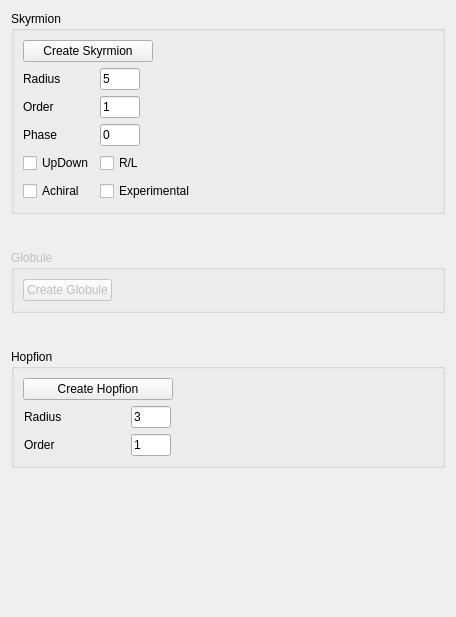
         <widget class="QWidget" name="page">
          <property name="geometry">
           <rect>
            <x>0</x>
            <y>0</y>
            <width>456</width>
            <height>617</height>
           </rect>
          </property>
          <property name="minimumSize">
           <size>
            <width>0</width>
            <height>400</height>
           </size>
          </property>
          <attribute name="label">
           <string>Localised States</string>
          </attribute>
          <layout class="QGridLayout" name="gridLayout_3">
           <item row="0" column="0">
            <widget class="QGroupBox" name="groupBox_skyrmion">
             <property name="enabled">
              <bool>true</bool>
             </property>
             <property name="minimumSize">
              <size>
               <width>0</width>
               <height>0</height>
              </size>
             </property>
             <property name="title">
              <string>Skyrmion</string>
             </property>
             <layout class="QGridLayout" name="gridLayout_4">
              <item row="1" column="0">
               <layout class="QGridLayout" name="gridLayout_7">
                <item row="1" column="0">
                 <widget class="QLabel" name="label_sky_order">
                  <property name="minimumSize">
                   <size>
                    <width>0</width>
                    <height>22</height>
                   </size>
                  </property>
                  <property name="maximumSize">
                   <size>
                    <width>100</width>
                    <height>16777215</height>
                   </size>
                  </property>
                  <property name="text">
                   <string>Order</string>
                  </property>
                 </widget>
                </item>
                <item row="3" column="0">
                 <widget class="QCheckBox" name="checkBox_skyrmion_UpDown">
                  <property name="minimumSize">
                   <size>
                    <width>0</width>
                    <height>22</height>
                   </size>
                  </property>
                  <property name="text">
                   <string>UpDown</string>
                  </property>
                 </widget>
                </item>
                <item row="1" column="1">
                 <widget class="QLineEdit" name="lineEdit_skyrmion_order">
                  <property name="sizePolicy">
                   <sizepolicy hsizetype="Expanding" vsizetype="Fixed">
                    <horstretch>0</horstretch>
                    <verstretch>0</verstretch>
                   </sizepolicy>
                  </property>
                  <property name="minimumSize">
                   <size>
                    <width>0</width>
                    <height>22</height>
                   </size>
                  </property>
                  <property name="maximumSize">
                   <size>
                    <width>40</width>
                    <height>16777215</height>
                   </size>
                  </property>
                  <property name="baseSize">
                   <size>
                    <width>30</width>
                    <height>0</height>
                   </size>
                  </property>
                  <property name="text">
                   <string>1</string>
                  </property>
                 </widget>
                </item>
                <item row="3" column="1">
                 <widget class="QCheckBox" name="checkBox_skyrmion_RL">
                  <property name="minimumSize">
                   <size>
                    <width>0</width>
                    <height>20</height>
                   </size>
                  </property>
                  <property name="text">
                   <string>R/L</string>
                  </property>
                 </widget>
                </item>
                <item row="2" column="0">
                 <widget class="QLabel" name="label_sky_phase">
                  <property name="minimumSize">
                   <size>
                    <width>0</width>
                    <height>22</height>
                   </size>
                  </property>
                  <property name="maximumSize">
                   <size>
                    <width>100</width>
                    <height>16777215</height>
                   </size>
                  </property>
                  <property name="text">
                   <string>Phase</string>
                  </property>
                 </widget>
                </item>
                <item row="0" column="1">
                 <widget class="QLineEdit" name="lineEdit_skyrmion_radius">
                  <property name="minimumSize">
                   <size>
                    <width>0</width>
                    <height>22</height>
                   </size>
                  </property>
                  <property name="maximumSize">
                   <size>
                    <width>40</width>
                    <height>16777215</height>
                   </size>
                  </property>
                  <property name="text">
                   <string>5</string>
                  </property>
                 </widget>
                </item>
                <item row="4" column="1">
                 <widget class="QCheckBox" name="checkBox_skyrmion_experimental">
                  <property name="minimumSize">
                   <size>
                    <width>0</width>
                    <height>22</height>
                   </size>
                  </property>
                  <property name="text">
                   <string>Experimental</string>
                  </property>
                 </widget>
                </item>
                <item row="2" column="1">
                 <widget class="QLineEdit" name="lineEdit_skyrmion_phase">
                  <property name="sizePolicy">
                   <sizepolicy hsizetype="Expanding" vsizetype="Fixed">
                    <horstretch>0</horstretch>
                    <verstretch>0</verstretch>
                   </sizepolicy>
                  </property>
                  <property name="minimumSize">
                   <size>
                    <width>0</width>
                    <height>22</height>
                   </size>
                  </property>
                  <property name="maximumSize">
                   <size>
                    <width>40</width>
                    <height>16777215</height>
                   </size>
                  </property>
                  <property name="baseSize">
                   <size>
                    <width>30</width>
                    <height>0</height>
                   </size>
                  </property>
                  <property name="text">
                   <string>0</string>
                  </property>
                 </widget>
                </item>
                <item row="4" column="0">
                 <widget class="QCheckBox" name="checkBox_skyrmion_achiral">
                  <property name="minimumSize">
                   <size>
                    <width>0</width>
                    <height>20</height>
                   </size>
                  </property>
                  <property name="text">
                   <string>Achiral</string>
                  </property>
                 </widget>
                </item>
                <item row="0" column="0">
                 <widget class="QLabel" name="label_10">
                  <property name="minimumSize">
                   <size>
                    <width>50</width>
                    <height>20</height>
                   </size>
                  </property>
                  <property name="maximumSize">
                   <size>
                    <width>35</width>
                    <height>16777215</height>
                   </size>
                  </property>
                  <property name="text">
                   <string>Radius</string>
                  </property>
                 </widget>
                </item>
               </layout>
              </item>
              <item row="0" column="0">
               <widget class="QPushButton" name="pushButton_skyrmion">
                <property name="minimumSize">
                 <size>
                  <width>130</width>
                  <height>20</height>
                 </size>
                </property>
                <property name="maximumSize">
                 <size>
                  <width>100</width>
                  <height>16777215</height>
                 </size>
                </property>
                <property name="text">
                 <string>Create Skyrmion</string>
                </property>
               </widget>
              </item>
              <item row="0" column="2">
               <spacer name="horizontalSpacer">
                <property name="orientation">
                 <enum>Qt::Horizontal</enum>
                </property>
                <property name="sizeHint" stdset="0">
                 <size>
                  <width>80</width>
                  <height>20</height>
                 </size>
                </property>
               </spacer>
              </item>
             </layout>
            </widget>
           </item>
           <item row="5" column="0">
            <widget class="QGroupBox" name="groupBox_hopfion">
             <property name="enabled">
              <bool>true</bool>
             </property>
             <property name="minimumSize">
              <size>
               <width>0</width>
               <height>0</height>
              </size>
             </property>
             <property name="title">
              <string>Hopfion</string>
             </property>
             <layout class="QGridLayout" name="gridLayout_56">
              <item row="0" column="0">
               <widget class="QPushButton" name="pushButton_hopfion">
                <property name="minimumSize">
                 <size>
                  <width>150</width>
                  <height>0</height>
                 </size>
                </property>
                <property name="maximumSize">
                 <size>
                  <width>100</width>
                  <height>16777215</height>
                 </size>
                </property>
                <property name="text">
                 <string>Create Hopfion</string>
                </property>
               </widget>
              </item>
              <item row="0" column="2">
               <spacer name="horizontalSpacer_4">
                <property name="orientation">
                 <enum>Qt::Horizontal</enum>
                </property>
                <property name="sizeHint" stdset="0">
                 <size>
                  <width>40</width>
                  <height>20</height>
                 </size>
                </property>
               </spacer>
              </item>
              <item row="1" column="0">
               <layout class="QGridLayout" name="gridLayout_57">
                <item row="0" column="1">
                 <widget class="QLineEdit" name="lineEdit_hopfion_radius">
                  <property name="enabled">
                   <bool>true</bool>
                  </property>
                  <property name="maximumSize">
                   <size>
                    <width>40</width>
                    <height>16777215</height>
                   </size>
                  </property>
                  <property name="text">
                   <string>3</string>
                  </property>
                 </widget>
                </item>
                <item row="0" column="0">
                 <widget class="QLabel" name="label_50">
                  <property name="maximumSize">
                   <size>
                    <width>100</width>
                    <height>16777215</height>
                   </size>
                  </property>
                  <property name="text">
                   <string>Radius</string>
                  </property>
                 </widget>
                </item>
                <item row="1" column="0">
                 <widget class="QLabel" name="label_54">
                  <property name="maximumSize">
                   <size>
                    <width>100</width>
                    <height>16777215</height>
                   </size>
                  </property>
                  <property name="text">
                   <string>Order</string>
                  </property>
                 </widget>
                </item>
                <item row="1" column="1">
                 <widget class="QLineEdit" name="lineEdit_hopfion_order">
                  <property name="maximumSize">
                   <size>
                    <width>40</width>
                    <height>16777215</height>
                   </size>
                  </property>
                  <property name="text">
                   <string>1</string>
                  </property>
                 </widget>
                </item>
               </layout>
              </item>
             </layout>
            </widget>
           </item>
           <item row="2" column="0">
            <spacer name="verticalSpacer_5">
             <property name="orientation">
              <enum>Qt::Vertical</enum>
             </property>
             <property name="sizeType">
              <enum>QSizePolicy::Fixed</enum>
             </property>
             <property name="sizeHint" stdset="0">
              <size>
               <width>20</width>
               <height>30</height>
              </size>
             </property>
            </spacer>
           </item>
           <item row="9" column="0">
            <spacer name="verticalSpacer_2">
             <property name="orientation">
              <enum>Qt::Vertical</enum>
             </property>
             <property name="sizeType">
              <enum>QSizePolicy::Expanding</enum>
             </property>
             <property name="sizeHint" stdset="0">
              <size>
               <width>20</width>
               <height>40</height>
              </size>
             </property>
            </spacer>
           </item>
           <item row="4" column="0">
            <spacer name="verticalSpacer_6">
             <property name="orientation">
              <enum>Qt::Vertical</enum>
             </property>
             <property name="sizeType">
              <enum>QSizePolicy::Fixed</enum>
             </property>
             <property name="sizeHint" stdset="0">
              <size>
               <width>20</width>
               <height>30</height>
              </size>
             </property>
            </spacer>
           </item>
           <item row="3" column="0">
            <widget class="QGroupBox" name="groupBox_globule">
             <property name="enabled">
              <bool>false</bool>
             </property>
             <property name="title">
              <string>Globule</string>
             </property>
             <layout class="QGridLayout" name="gridLayout_19">
              <item row="0" column="0">
               <widget class="QPushButton" name="pushButton">
                <property name="text">
                 <string>Create Globule</string>
                </property>
               </widget>
              </item>
              <item row="0" column="1">
               <spacer name="horizontalSpacer_8">
                <property name="orientation">
                 <enum>Qt::Horizontal</enum>
                </property>
                <property name="sizeHint" stdset="0">
                 <size>
                  <width>40</width>
                  <height>20</height>
                 </size>
                </property>
               </spacer>
              </item>
             </layout>
            </widget>
           </item>
          </layout>
         </widget>
